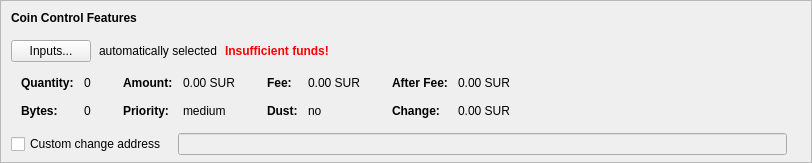
    <widget class="QFrame" name="frameCoinControl">
     <property name="sizePolicy">
      <sizepolicy hsizetype="Expanding" vsizetype="Expanding">
       <horstretch>0</horstretch>
       <verstretch>0</verstretch>
      </sizepolicy>
     </property>
     <property name="maximumSize">
      <size>
       <width>16777215</width>
       <height>16777215</height>
      </size>
     </property>
     <property name="frameShape">
      <enum>QFrame::StyledPanel</enum>
     </property>
     <property name="frameShadow">
      <enum>QFrame::Sunken</enum>
     </property>
     <layout class="QVBoxLayout" name="verticalLayoutCoinControl2">
      <property name="spacing">
       <number>0</number>
      </property>
      <property name="leftMargin">
       <number>0</number>
      </property>
      <property name="topMargin">
       <number>0</number>
      </property>
      <property name="rightMargin">
       <number>0</number>
      </property>
      <property name="bottomMargin">
       <number>6</number>
      </property>
      <item>
       <layout class="QVBoxLayout" name="verticalLayoutCoinControl" stretch="0,0,0,0,1">
        <property name="spacing">
         <number>0</number>
        </property>
        <property name="leftMargin">
         <number>10</number>
        </property>
        <property name="topMargin">
         <number>10</number>
        </property>
        <item>
         <layout class="QHBoxLayout" name="horizontalLayoutCoinControl1">
          <property name="bottomMargin">
           <number>15</number>
          </property>
          <item>
           <widget class="QLabel" name="labelCoinControlFeatures">
            <property name="sizePolicy">
             <sizepolicy hsizetype="Preferred" vsizetype="Maximum">
              <horstretch>0</horstretch>
              <verstretch>0</verstretch>
             </sizepolicy>
            </property>
            <property name="font">
             <font>
              <weight>75</weight>
              <bold>true</bold>
             </font>
            </property>
            <property name="styleSheet">
             <string notr="true">font-weight:bold;</string>
            </property>
            <property name="text">
             <string>Coin Control Features</string>
            </property>
           </widget>
          </item>
         </layout>
        </item>
        <item>
         <layout class="QHBoxLayout" name="horizontalLayoutCoinControl2" stretch="0,0,0,0">
          <property name="spacing">
           <number>8</number>
          </property>
          <property name="bottomMargin">
           <number>10</number>
          </property>
          <item>
           <widget class="QPushButton" name="pushButtonCoinControl">
            <property name="styleSheet">
             <string notr="true"/>
            </property>
            <property name="text">
             <string>Inputs...</string>
            </property>
            <property name="autoDefault">
             <bool>false</bool>
            </property>
           </widget>
          </item>
          <item>
           <widget class="QLabel" name="labelCoinControlAutomaticallySelected">
            <property name="text">
             <string>automatically selected</string>
            </property>
            <property name="margin">
             <number>5</number>
            </property>
           </widget>
          </item>
          <item>
           <widget class="QLabel" name="labelCoinControlInsuffFunds">
            <property name="font">
             <font>
              <weight>75</weight>
              <bold>true</bold>
             </font>
            </property>
            <property name="styleSheet">
             <string notr="true">color:red;font-weight:bold;</string>
            </property>
            <property name="text">
             <string>Insufficient funds!</string>
            </property>
            <property name="margin">
             <number>5</number>
            </property>
           </widget>
          </item>
          <item>
           <spacer name="horizontalSpacerCoinControl">
            <property name="orientation">
             <enum>Qt::Horizontal</enum>
            </property>
            <property name="sizeHint" stdset="0">
             <size>
              <width>40</width>
              <height>1</height>
             </size>
            </property>
           </spacer>
          </item>
         </layout>
        </item>
        <item>
         <widget class="QWidget" name="widgetCoinControl" native="true">
          <property name="sizePolicy">
           <sizepolicy hsizetype="Preferred" vsizetype="Preferred">
            <horstretch>0</horstretch>
            <verstretch>0</verstretch>
           </sizepolicy>
          </property>
          <property name="minimumSize">
           <size>
            <width>0</width>
            <height>0</height>
           </size>
          </property>
          <property name="styleSheet">
           <string notr="true"/>
          </property>
          <layout class="QHBoxLayout" name="horizontalLayoutCoinControl5">
           <property name="leftMargin">
            <number>0</number>
           </property>
           <property name="topMargin">
            <number>0</number>
           </property>
           <property name="rightMargin">
            <number>0</number>
           </property>
           <property name="bottomMargin">
            <number>0</number>
           </property>
           <item>
            <layout class="QHBoxLayout" name="horizontalLayoutCoinControl3" stretch="0,0,0,1">
             <property name="spacing">
              <number>20</number>
             </property>
             <property name="topMargin">
              <number>0</number>
             </property>
             <property name="bottomMargin">
              <number>10</number>
             </property>
             <item>
              <layout class="QFormLayout" name="formLayoutCoinControl1">
               <property name="horizontalSpacing">
                <number>10</number>
               </property>
               <property name="verticalSpacing">
                <number>14</number>
               </property>
               <property name="leftMargin">
                <number>10</number>
               </property>
               <property name="topMargin">
                <number>4</number>
               </property>
               <property name="rightMargin">
                <number>6</number>
               </property>
               <item row="0" column="0">
                <widget class="QLabel" name="labelCoinControlQuantityText">
                 <property name="font">
                  <font>
                   <weight>75</weight>
                   <bold>true</bold>
                  </font>
                 </property>
                 <property name="text">
                  <string>Quantity:</string>
                 </property>
                 <property name="margin">
                  <number>0</number>
                 </property>
                </widget>
               </item>
               <item row="0" column="1">
                <widget class="QLabel" name="labelCoinControlQuantity">
                 <property name="cursor">
                  <cursorShape>IBeamCursor</cursorShape>
                 </property>
                 <property name="contextMenuPolicy">
                  <enum>Qt::ActionsContextMenu</enum>
                 </property>
                 <property name="text">
                  <string notr="true">0</string>
                 </property>
                 <property name="margin">
                  <number>0</number>
                 </property>
                 <property name="textInteractionFlags">
                  <set>Qt::LinksAccessibleByMouse|Qt::TextSelectableByKeyboard|Qt::TextSelectableByMouse</set>
                 </property>
                </widget>
               </item>
               <item row="1" column="0">
                <widget class="QLabel" name="labelCoinControlBytesText">
                 <property name="font">
                  <font>
                   <weight>75</weight>
                   <bold>true</bold>
                  </font>
                 </property>
                 <property name="text">
                  <string>Bytes:</string>
                 </property>
                </widget>
               </item>
               <item row="1" column="1">
                <widget class="QLabel" name="labelCoinControlBytes">
                 <property name="cursor">
                  <cursorShape>IBeamCursor</cursorShape>
                 </property>
                 <property name="contextMenuPolicy">
                  <enum>Qt::ActionsContextMenu</enum>
                 </property>
                 <property name="text">
                  <string notr="true">0</string>
                 </property>
                 <property name="textInteractionFlags">
                  <set>Qt::LinksAccessibleByMouse|Qt::TextSelectableByKeyboard|Qt::TextSelectableByMouse</set>
                 </property>
                </widget>
               </item>
              </layout>
             </item>
             <item>
              <layout class="QFormLayout" name="formLayoutCoinControl2">
               <property name="horizontalSpacing">
                <number>10</number>
               </property>
               <property name="verticalSpacing">
                <number>14</number>
               </property>
               <property name="leftMargin">
                <number>6</number>
               </property>
               <property name="topMargin">
                <number>4</number>
               </property>
               <property name="rightMargin">
                <number>6</number>
               </property>
               <item row="0" column="0">
                <widget class="QLabel" name="labelCoinControlAmountText">
                 <property name="font">
                  <font>
                   <weight>75</weight>
                   <bold>true</bold>
                  </font>
                 </property>
                 <property name="text">
                  <string>Amount:</string>
                 </property>
                 <property name="margin">
                  <number>0</number>
                 </property>
                </widget>
               </item>
               <item row="0" column="1">
                <widget class="QLabel" name="labelCoinControlAmount">
                 <property name="cursor">
                  <cursorShape>IBeamCursor</cursorShape>
                 </property>
                 <property name="contextMenuPolicy">
                  <enum>Qt::ActionsContextMenu</enum>
                 </property>
                 <property name="text">
                  <string notr="true">0.00 SUR</string>
                 </property>
                 <property name="textInteractionFlags">
                  <set>Qt::LinksAccessibleByMouse|Qt::TextSelectableByKeyboard|Qt::TextSelectableByMouse</set>
                 </property>
                </widget>
               </item>
               <item row="1" column="0">
                <widget class="QLabel" name="labelCoinControlPriorityText">
                 <property name="font">
                  <font>
                   <weight>75</weight>
                   <bold>true</bold>
                  </font>
                 </property>
                 <property name="text">
                  <string>Priority:</string>
                 </property>
                </widget>
               </item>
               <item row="1" column="1">
                <widget class="QLabel" name="labelCoinControlPriority">
                 <property name="cursor">
                  <cursorShape>IBeamCursor</cursorShape>
                 </property>
                 <property name="contextMenuPolicy">
                  <enum>Qt::ActionsContextMenu</enum>
                 </property>
                 <property name="text">
                  <string>medium</string>
                 </property>
                 <property name="textInteractionFlags">
                  <set>Qt::LinksAccessibleByMouse|Qt::TextSelectableByKeyboard|Qt::TextSelectableByMouse</set>
                 </property>
                </widget>
               </item>
              </layout>
             </item>
             <item>
              <layout class="QFormLayout" name="formLayoutCoinControl3">
               <property name="horizontalSpacing">
                <number>10</number>
               </property>
               <property name="verticalSpacing">
                <number>14</number>
               </property>
               <property name="leftMargin">
                <number>6</number>
               </property>
               <property name="topMargin">
                <number>4</number>
               </property>
               <property name="rightMargin">
                <number>6</number>
               </property>
               <item row="0" column="0">
                <widget class="QLabel" name="labelCoinControlFeeText">
                 <property name="font">
                  <font>
                   <weight>75</weight>
                   <bold>true</bold>
                  </font>
                 </property>
                 <property name="text">
                  <string>Fee:</string>
                 </property>
                 <property name="margin">
                  <number>0</number>
                 </property>
                </widget>
               </item>
               <item row="0" column="1">
                <widget class="QLabel" name="labelCoinControlFee">
                 <property name="cursor">
                  <cursorShape>IBeamCursor</cursorShape>
                 </property>
                 <property name="contextMenuPolicy">
                  <enum>Qt::ActionsContextMenu</enum>
                 </property>
                 <property name="text">
                  <string notr="true">0.00 SUR</string>
                 </property>
                 <property name="textInteractionFlags">
                  <set>Qt::LinksAccessibleByMouse|Qt::TextSelectableByKeyboard|Qt::TextSelectableByMouse</set>
                 </property>
                </widget>
               </item>
               <item row="1" column="0">
                <widget class="QLabel" name="labelCoinControlLowOutputText">
                 <property name="font">
                  <font>
                   <weight>75</weight>
                   <bold>true</bold>
                  </font>
                 </property>
                 <property name="text">
                  <string>Dust:</string>
                 </property>
                </widget>
               </item>
               <item row="1" column="1">
                <widget class="QLabel" name="labelCoinControlLowOutput">
                 <property name="cursor">
                  <cursorShape>IBeamCursor</cursorShape>
                 </property>
                 <property name="contextMenuPolicy">
                  <enum>Qt::ActionsContextMenu</enum>
                 </property>
                 <property name="text">
                  <string>no</string>
                 </property>
                 <property name="textInteractionFlags">
                  <set>Qt::LinksAccessibleByMouse|Qt::TextSelectableByKeyboard|Qt::TextSelectableByMouse</set>
                 </property>
                </widget>
               </item>
              </layout>
             </item>
             <item>
              <layout class="QFormLayout" name="formLayoutCoinControl4">
               <property name="horizontalSpacing">
                <number>10</number>
               </property>
               <property name="verticalSpacing">
                <number>14</number>
               </property>
               <property name="leftMargin">
                <number>6</number>
               </property>
               <property name="topMargin">
                <number>4</number>
               </property>
               <property name="rightMargin">
                <number>6</number>
               </property>
               <item row="0" column="0">
                <widget class="QLabel" name="labelCoinControlAfterFeeText">
                 <property name="font">
                  <font>
                   <weight>75</weight>
                   <bold>true</bold>
                  </font>
                 </property>
                 <property name="text">
                  <string>After Fee:</string>
                 </property>
                 <property name="margin">
                  <number>0</number>
                 </property>
                </widget>
               </item>
               <item row="0" column="1">
                <widget class="QLabel" name="labelCoinControlAfterFee">
                 <property name="cursor">
                  <cursorShape>IBeamCursor</cursorShape>
                 </property>
                 <property name="contextMenuPolicy">
                  <enum>Qt::ActionsContextMenu</enum>
                 </property>
                 <property name="text">
                  <string notr="true">0.00 SUR</string>
                 </property>
                 <property name="textInteractionFlags">
                  <set>Qt::LinksAccessibleByMouse|Qt::TextSelectableByKeyboard|Qt::TextSelectableByMouse</set>
                 </property>
                </widget>
               </item>
               <item row="1" column="0">
                <widget class="QLabel" name="labelCoinControlChangeText">
                 <property name="font">
                  <font>
                   <weight>75</weight>
                   <bold>true</bold>
                  </font>
                 </property>
                 <property name="text">
                  <string>Change:</string>
                 </property>
                </widget>
               </item>
               <item row="1" column="1">
                <widget class="QLabel" name="labelCoinControlChange">
                 <property name="cursor">
                  <cursorShape>IBeamCursor</cursorShape>
                 </property>
                 <property name="contextMenuPolicy">
                  <enum>Qt::ActionsContextMenu</enum>
                 </property>
                 <property name="text">
                  <string notr="true">0.00 SUR</string>
                 </property>
                 <property name="textInteractionFlags">
                  <set>Qt::LinksAccessibleByMouse|Qt::TextSelectableByKeyboard|Qt::TextSelectableByMouse</set>
                 </property>
                </widget>
               </item>
              </layout>
             </item>
            </layout>
           </item>
          </layout>
         </widget>
        </item>
        <item>
         <layout class="QHBoxLayout" name="horizontalLayoutCoinControl4" stretch="0,0,0">
          <property name="spacing">
           <number>12</number>
          </property>
          <property name="sizeConstraint">
           <enum>QLayout::SetDefaultConstraint</enum>
          </property>
          <property name="topMargin">
           <number>5</number>
          </property>
          <property name="rightMargin">
           <number>5</number>
          </property>
          <item>
           <widget class="QCheckBox" name="checkBoxCoinControlChange">
            <property name="toolTip">
             <string>If this is activated, but the change address is empty or invalid, change will be sent to a newly generated address.</string>
            </property>
            <property name="text">
             <string>Custom change address</string>
            </property>
           </widget>
          </item>
          <item>
           <widget class="QValidatedLineEdit" name="lineEditCoinControlChange">
            <property name="enabled">
             <bool>false</bool>
            </property>
            <property name="sizePolicy">
             <sizepolicy hsizetype="Expanding" vsizetype="Fixed">
              <horstretch>0</horstretch>
              <verstretch>0</verstretch>
             </sizepolicy>
            </property>
           </widget>
          </item>
          <item>
           <widget class="QLabel" name="labelCoinControlChangeLabel">
            <property name="sizePolicy">
             <sizepolicy hsizetype="Preferred" vsizetype="Expanding">
              <horstretch>0</horstretch>
              <verstretch>0</verstretch>
             </sizepolicy>
            </property>
            <property name="minimumSize">
             <size>
              <width>0</width>
              <height>0</height>
             </size>
            </property>
            <property name="text">
             <string/>
            </property>
            <property name="margin">
             <number>3</number>
            </property>
           </widget>
          </item>
         </layout>
        </item>
        <item>
         <spacer name="verticalSpacerCoinControl">
          <property name="orientation">
           <enum>Qt::Vertical</enum>
          </property>
          <property name="sizeHint" stdset="0">
           <size>
            <width>800</width>
            <height>1</height>
           </size>
          </property>
         </spacer>
        </item>
       </layout>
      </item>
     </layout>
    </widget>
